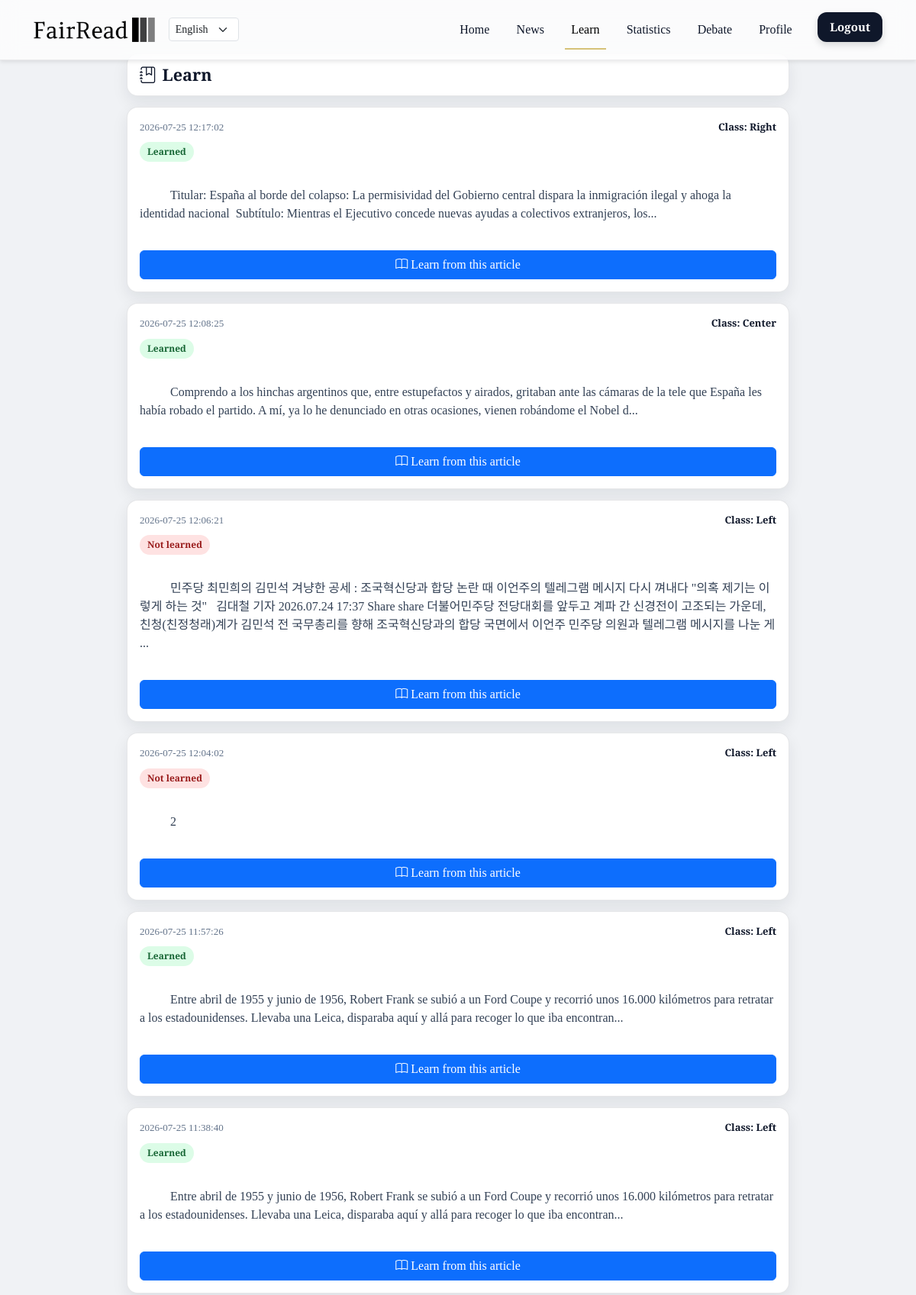
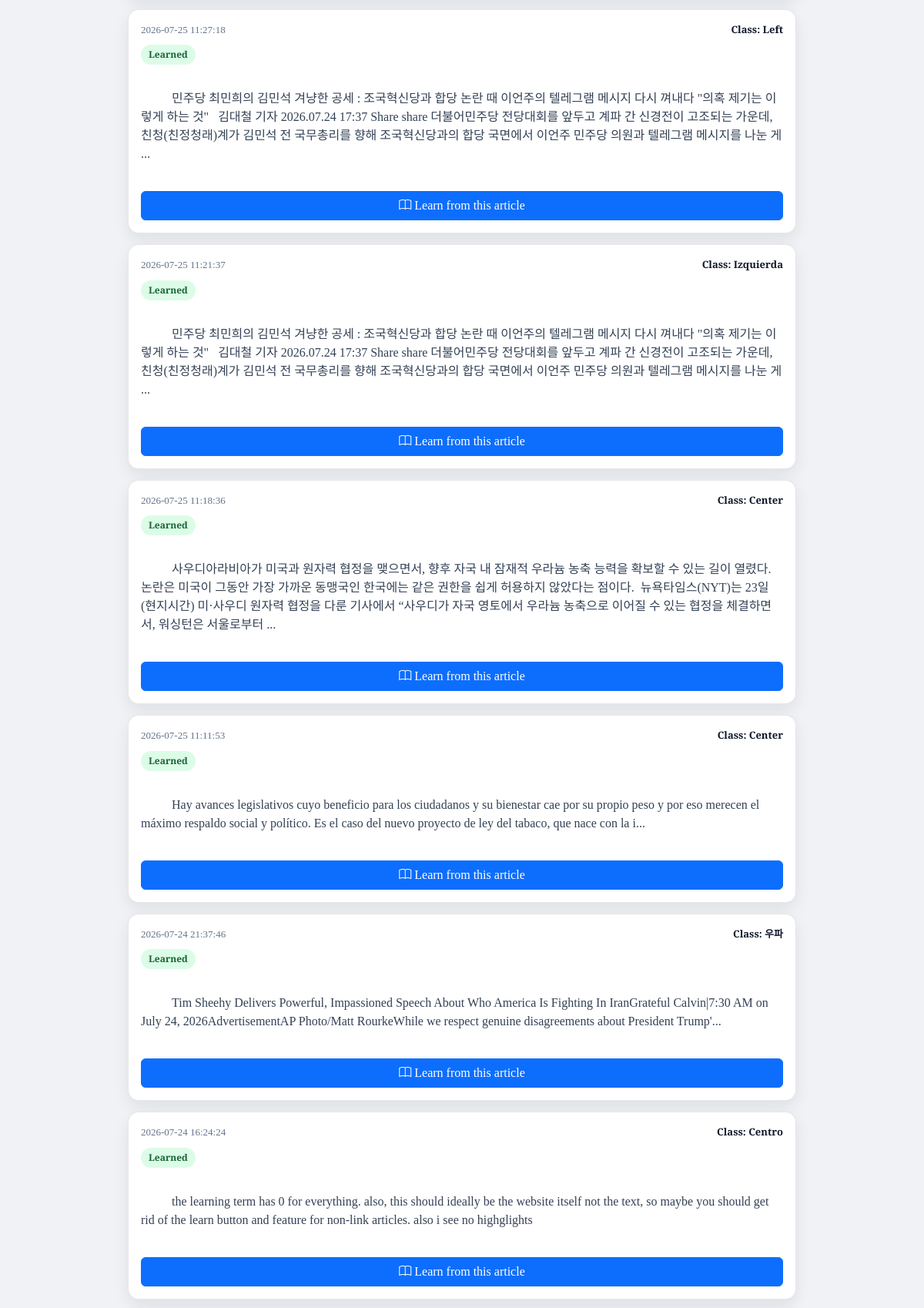
Page /learn (signed in, upper part) on the committed database (2 pictures, top to bottom).
### tables this page shows
CREATE TABLE "Chatlog" (
	"username"	TEXT,
	"date"	TEXT,
	"question"	TEXT,
	"bias_class"	TEXT,
	"bias_percentage"	TEXT,
	"summary"	TEXT,
	"reason"	TEXT
, "keywords"	TEXT, is_url INTEGER DEFAULT 0);

### app.py (the view)
@app.route('/learn')
def learn_home():
    is_login = 'username' in session
    if not is_login:
        return redirect(url_for('login'))
    conn = sqlite3.connect('static/database.db')
    cursor = conn.cursor()
    cursor.execute("""
        SELECT c.rowid, c.date, c.question, c.bias_class, c.summary,
               EXISTS(
                   SELECT 1
                   FROM learning_annotations la
                   WHERE la.article_id = c.rowid
               ) AS learned
        FROM Chatlog c
        WHERE c.username = ?
        ORDER BY c.date DESC
        LIMIT 20
    """, (session['username'],))
    recent_articles = cursor.fetchall()
    conn.close()
    return render_template(
        'learn_home.html',
        recent_articles=recent_articles,
        is_login=is_login,
        is_admin=is_admin_user()
    )

### app.py (called while the page is built)
def current_user():
    return session.get("username")

def is_admin_user():
    return current_user() == "testtest"

def translate_bias_label(label, language='en'):
    return BIAS_LABELS.get(language, {}).get(label, label)

def translate_ui(key, language='en'):
    return UI_LABELS.get(language, {}).get(key, key)

@app.context_processor
def inject_globals():
    return {
        'translate_bias_label': translate_bias_label,
        'translate_ui': translate_ui,
        'current_language': session.get('language', 'en'),
        'is_login': 'username' in session,
        'is_admin': is_admin_user()
    }

### templates/learn_home.html (shortened to what this page needs)
{% extends "header.html" %}
{% block learn %}
<div class="learn-home-wrap">
  <div class="learn-home-hero">
    <h2 class="learn-home-title">
      <i class="bi bi-journal-bookmark me-2"></i>{{ translate_ui("Learn", current_language) }}
    </h2>
  </div>
  {% if recent_articles|length == 0 %}
    <div class="empty-state">
      <p class="mb-2">{{ translate_ui("No recent items", current_language) }}</p>
      <a class="btn btn-primary" href="{{ url_for('chatbot') }}">
        {{ translate_ui("Analyze an article", current_language) }}
      </a>
    </div>
  {% else %}
    {% for article in recent_articles %}
      <div class="learn-card">
        <div class="learn-card-meta">
          <span>{{ article[1] }}</span>
          <span class="learn-bias">{{ translate_ui("Class", current_language) }}: {{ translate_bias_label(article[3], current_language) }}</span>
        </div>
        <div class="mb-2">
          {% if article[5] %}
            <span class="learn-status learned">{{ translate_ui("Learned", current_language) }}</span>
          {% else %}
            <span class="learn-status not-learned">{{ translate_ui("Not learned", current_language) }}</span>
          {% endif %}
        </div>
        <div class="learn-summary">
          {{ article[2][:220] }}{% if article[2]|length > 220 %}...{% endif %}
        </div>
        <a href="{{ url_for('learn_from_article', article_id=article[0]) }}" class="btn btn-primary w-100">
          <i class="bi bi-book"></i> {{ translate_ui("Learn from this article", current_language) }}
        </a>
      </div>
    {% endfor %}
  {% endif %}
</div>
{% endblock %}

### templates/learn_home.html (style rules this page uses)
body { font-family:'Playfair Display',serif; background:#f0f2f5; }
.learn-home-wrap { max-width:900px; margin:0 auto 24px; padding:0 16px 24px; }
.learn-home-hero { background:#fff; border:1px solid rgba(15,23,42,.1); border-radius:14px; box-shadow:0 8px 20px rgba(15,23,42,.08); padding:14px 16px; margin-bottom:14px; }
.learn-home-title { font-weight:700; margin:0; font-size:1.35rem; color:#0f172a; }
.learn-card { background:#fff; border:1px solid rgba(15,23,42,.1); border-radius:14px; box-shadow:0 8px 20px rgba(15,23,42,.08); padding:16px; margin-bottom:14px; }
.learn-card-meta { display:flex; justify-content:space-between; align-items:center; gap:10px; margin-bottom:10px; color:#64748b; font-size:13px; }
.learn-bias { font-weight:700; color:#0f172a; }
.learn-status { display:inline-flex; align-items:center; padding:4px 10px; border-radius:999px; font-size:12px; font-weight:700; }
.learn-status.learned { background:#dcfce7; color:#166534; }
.learn-status.not-learned { background:#fee2e2; color:#991b1b; }
.learn-summary { color:#334155; margin-bottom:12px; white-space:pre-wrap; }

### rows in the picture
Chatlog: date "2026-07-25 12:17:02", question "Titular: España al borde del colapso: La permisividad del Gobierno central dispara la inmigración ilegal y ahoga la identidad nacional Subtítulo: Mientras el Ejecutivo concede nuevas ayudas a colectivos extranjeros, los"
Chatlog: date "2026-07-25 12:08:25", question "Comprendo a los hinchas argentinos que, entre estupefactos y airados, gritaban ante las cámaras de la tele que España les había robado el partido. A mí, ya lo he denunciado en otras ocasiones, vienen robándome el Nobel d"
Chatlog: date "2026-07-25 12:06:21", question "민주당 최민희의 김민석 겨냥한 공세 : 조국혁신당과 합당 논란 때 이언주의 텔레그램 메시지 다시 껴내다 \"의혹 제기는 이렇게 하는 것\" 김대철 기자 2026.07.24 17:37 Share share 더불어민주당 전당대회를 앞두고 계파 간 신경전이 고조되는 가운데, 친청(친정청래)계가 김민석 전 국무총리를 향해 조국혁신당과의 합당 국면에서 이언주 민주당 의원과 텔레그램 메시지를 나눈 게"
Chatlog: date "2026-07-25 12:04:02", question "2"
Chatlog: date "2026-07-25 11:57:26", question "Entre abril de 1955 y junio de 1956, Robert Frank se subió a un Ford Coupe y recorrió unos 16.000 kilómetros para retratar a los estadounidenses. Llevaba una Leica, disparaba aquí y allá para recoger lo que iba encontran"
Chatlog: date "2026-07-25 11:38:40", question "Entre abril de 1955 y junio de 1956, Robert Frank se subió a un Ford Coupe y recorrió unos 16.000 kilómetros para retratar a los estadounidenses. Llevaba una Leica, disparaba aquí y allá para recoger lo que iba encontran"
Chatlog: date "2026-07-25 11:27:18", question "민주당 최민희의 김민석 겨냥한 공세 : 조국혁신당과 합당 논란 때 이언주의 텔레그램 메시지 다시 껴내다 \"의혹 제기는 이렇게 하는 것\" 김대철 기자 2026.07.24 17:37 Share share 더불어민주당 전당대회를 앞두고 계파 간 신경전이 고조되는 가운데, 친청(친정청래)계가 김민석 전 국무총리를 향해 조국혁신당과의 합당 국면에서 이언주 민주당 의원과 텔레그램 메시지를 나눈 게"
Chatlog: date "2026-07-25 11:21:37", question "민주당 최민희의 김민석 겨냥한 공세 : 조국혁신당과 합당 논란 때 이언주의 텔레그램 메시지 다시 껴내다 \"의혹 제기는 이렇게 하는 것\" 김대철 기자 2026.07.24 17:37 Share share 더불어민주당 전당대회를 앞두고 계파 간 신경전이 고조되는 가운데, 친청(친정청래)계가 김민석 전 국무총리를 향해 조국혁신당과의 합당 국면에서 이언주 민주당 의원과 텔레그램 메시지를 나눈 게"
Chatlog: date "2026-07-25 11:18:36", question "사우디아라비아가 미국과 원자력 협정을 맺으면서, 향후 자국 내 잠재적 우라늄 농축 능력을 확보할 수 있는 길이 열렸다. 논란은 미국이 그동안 가장 가까운 동맹국인 한국에는 같은 권한을 쉽게 허용하지 않았다는 점이다. 뉴욕타임스(NYT)는 23일(현지시간) 미·사우디 원자력 협정을 다룬 기사에서 “사우디가 자국 영토에서 우라늄 농축으로 이어질 수 있는 협정을 체결하면서, 워싱턴은 서울로부터"
Chatlog: date "2026-07-25 11:11:53", question "Hay avances legislativos cuyo beneficio para los ciudadanos y su bienestar cae por su propio peso y por eso merecen el máximo respaldo social y político. Es el caso del nuevo proyecto de ley del tabaco, que nace con la i"
Chatlog: date "2026-07-24 21:37:46", question "Tim Sheehy Delivers Powerful, Impassioned Speech About Who America Is Fighting In IranGrateful Calvin|7:30 AM on July 24, 2026AdvertisementAP Photo/Matt RourkeWhile we respect genuine disagreements about President Trump'"
Chatlog: date "2026-07-24 16:24:24", question "the learning term has 0 for everything. also, this should ideally be the website itself not the text, so maybe you should get rid of the learn button and feature for non-link articles. also i see no highglights"

### other values in the picture
{{ translate_ui('Home', current_language) }} "Home"
{{ translate_ui('News', current_language) }} "News"
{{ translate_ui('Learn', current_language) }} "Learn"
{{ translate_ui('Statistics', current_language) }} "Statistics"
{{ translate_ui('Debate', current_language) }} "Debate"
{{ translate_ui('Profile', current_language) }} "Profile"
{{ translate_ui('Logout', current_language) }} "Logout"
{{ translate_ui("Learn", current_language) }} "Learn"
